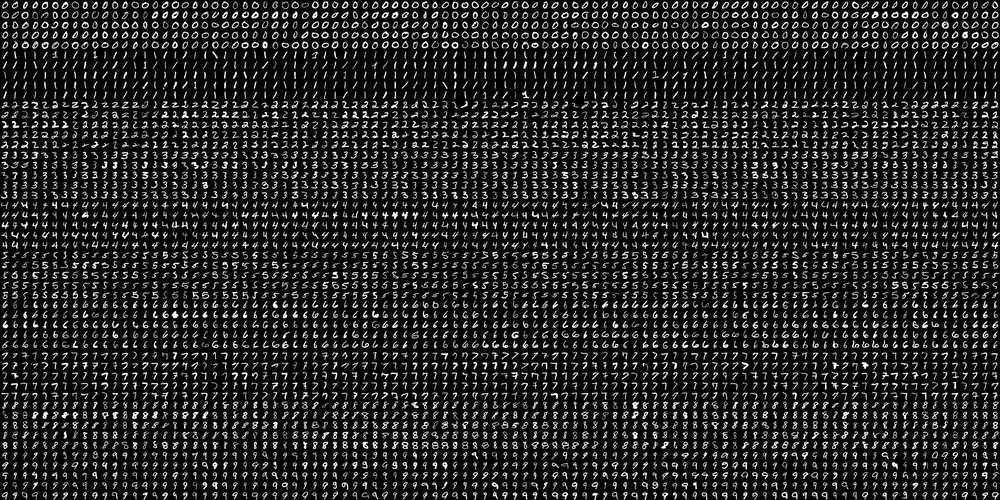
#> input picture main/experiments/scripts/digits.png, 1000 x 500 px, shrunk from 2000 x 1000 before the run
$ python pyteseract_test.py --image digits.png
#> lines starting #> are read from the running program, lines starting #| are printed output that depends on the picture
# import the necessary packages
from pytesseract import Output
import pytesseract
import argparse
import cv2
import numpy as np

'''
img = "/Users/warrenwilliams/Documents/School/UCSC Extension/Quarter 3/mlproject/research/test_input_images/precise_graph3.png"
img = cv2.imread(img)
gray = cv2.cvtColor(img, cv2.COLOR_BGR2GRAY)

# (2) threshold-inv and morph-open
th, threshed = cv2.threshold(gray, 100, 255, cv2.THRESH_OTSU|cv2.THRESH_BINARY_INV)
morphed = cv2.morphologyEx(threshed, cv2.MORPH_OPEN, np.ones((2,2)))
# (3) find and filter contours, then draw on src
cnts = cv2.findContours(morphed, cv2.RETR_TREE, cv2.CHAIN_APPROX_SIMPLE)[-2]


nh, nw = img.shape[:2]
#print(cnts)
for cnt in cnts:
	x,y,w,h = bbox = cv2.boundingRect(cnt)
	#print(bbox)
	#print("height", h)
	if 15 < h < 125 and 15 < w < 125:
		cv2.rectangle(img, (x,y), (x+w, y+h), (255, 0, 255), 1, cv2.LINE_AA)
		results = pytesseract.image_to_data(img[y:y+h , x:x+w], output_type=Output.DICT)

		# loop over each of the individual text localizations
		for i in range(0, len(results["text"])):
			# extract the bounding box coordinates of the text region from
			# the current result
			x = results["left"][i]
			y = results["top"][i]
			w = results["width"][i]
			h = results["height"][i]
			# extract the OCR text itself along with the confidence of the
			# text localization
			text = results["text"][i]
			conf = int(results["conf"][i])


			# filter out weak confidence text localizations
			if conf > 10:
				# display the confidence and text to our terminal
				print("Confidence: {}".format(conf))
				print("Text: {}".format(text))
				print("")
				# strip out non-ASCII text so we can draw the text on the image
				# using OpenCV, then draw a bounding box around the text along
				# with the text itself
				text = "".join([c if ord(c) < 128 else "" for c in text]).strip()
				cv2.rectangle(img[y:y+h , x:x+w], (x, y), (x + w, y + h), (0, 255, 0), 2)
				cv2.putText(img[y:y+h , x:x+w], text, (x, y - 10), cv2.FONT_HERSHEY_SIMPLEX,1.2, (0, 0, 255), 3)
				# show the output image
				cv2.imshow("Image", img[y:y+h , x:x+w])
				cv2.waitKey(0)

'''


# construct the argument parser and parse the arguments
ap = argparse.ArgumentParser()
ap.add_argument("-i", "--image", required=True,
	help="path to input image to be OCR'd")
ap.add_argument("-c", "--min-conf", type=int, default=0,
	help="mininum confidence value to filter weak text detection")
args = vars(ap.parse_args())

# load the input image, convert it from BGR to RGB channel ordering,
# and use Tesseract to localize each area of text in the input image
image = cv2.imread(args["image"])
#> image is the input picture: shape (500, 1000, 3); min 0, max 255, mean 36.1
rgb = cv2.cvtColor(image, cv2.COLOR_BGR2RGB)
rgb = cv2.GaussianBlur(rgb,(11,11),0)
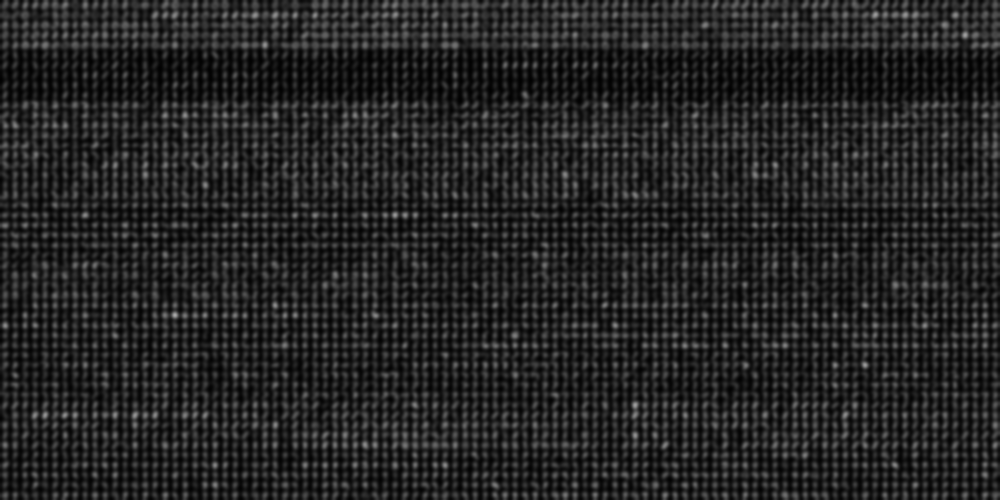
#> rgb: shape (500, 1000, 3); min 1, max 166, mean 36.1
rgb = cv2.medianBlur(rgb,9)
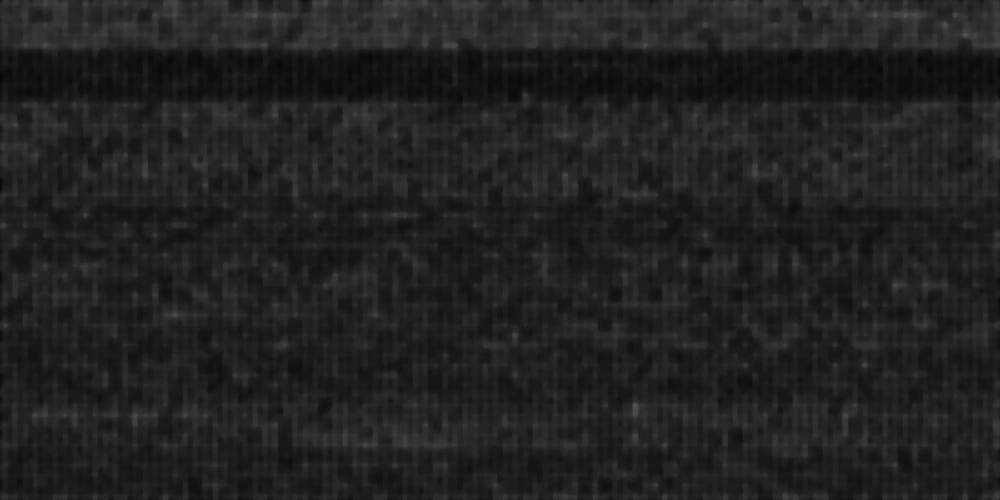
#> rgb: shape (500, 1000, 3); min 5, max 82, mean 33.3


#> (the run stopped early here; a loop or call above may not have finished)
